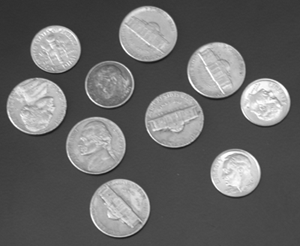
%> input picture examples/coins.png, 300 x 246 px
$ octave book.m   (GNU Octave 9; MATLAB toolbox functions it lacks are replaced by stand-ins)
%> lines starting %> are read from the running program, lines starting %| are printed output that depends on the picture; in (x1, y1, x2, y2) boxes, pixels count from 0 and x2, y2 are one past the last pixel; in counts of white or black regions, pixels touching at a corner belong together; the program's own positions count from 1
I = imread('coins.png');
%> I is the input picture: size 246x300 uint8; min 23, max 255, mean 103
subplot(1,2,1),imshow(I);
subplot(1,2,2),imhist(I);
%> after `imhist(I)`:
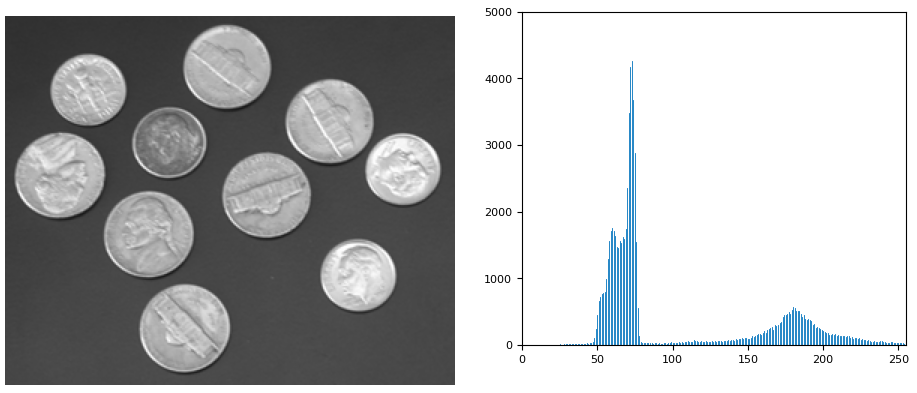
%> figure redrawn from the program's plot data, 2 panels

%%
I = imread('coins.png');
[count,bins] = imhist(I);
%> count = 256 values, max 4264 at index 74, min 0 at index 1, mean 288.3; bins = 256 values from 0 to 255
count(60)
%> ans = 1712

%%
I = imread('coins.png');
level = graythresh(I);
%> level = 0.494
It=im2bw(I,level);
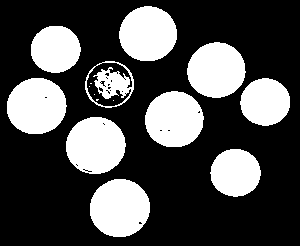
%> It: size 246x300 logical; 30.2% white; 15 white regions (5 under 20 px), largest, box (x1, y1, x2, y2) and area: (90, 179, 150, 237) 2748, (66, 117, 126, 174) 2667, (7, 78, 67, 134) 2649
imshow(It);
%%
I = imread('rice.png');
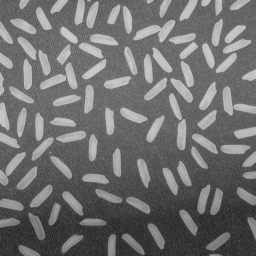
%> input picture examples/rice.png, 256 x 256 px
%> I is the input picture: size 256x256 uint8; min 40, max 204, mean 111.2
Im = imfilter(I,fspecial('average',[15 15]),'replicate');
It = I(Im + 20);
%> It: size 256x256 uint8

Ibw = im2bw (It,0);
%> Ibw: size 256x256 logical; every value is 1

subplot(1,2,1),imshow(I);
subplot(1,2,2),imshow(Ibw);

%%
I = imread('pout.tif');
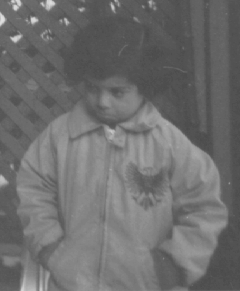
%> input picture examples/pout.tif, 240 x 291 px
%> I is the input picture: size 291x240 uint8; min 74, max 224, mean 110.3
Ics = imadjust(I,stretchlim(I, [0.05, 0.95]),[]);
subplot(2,2,1),imshow(I);
subplot(2,2,2),imshow(Ics);

subplot(2,2,3),imhist(I);
subplot(2,2,4),imhist(Ics);

%%
I = imread('pout.tif');
Ieq = histeq(I);
subplot(2,2,1),imshow(I);
subplot(2,2,2),imshow(Ieq);

subplot(2,2,3),imhist(I);
subplot(2,2,4),imhist(Ieq);

%%
I = imread('pout.tif');
pz=0:255;
Im = histeq(I,pz);
%> Im: size 291x240 uint8

subplot(2,3,1),imshow(I);
subplot(2,3,2),imshow(Im);
subplot(2,3,3),plot(pz);
subplot(2,3,4),imhist(I);
subplot(2,3,5),imhist(Im);

%%
I = imread('pout.tif');
I1=adapthisteq(I,'clipLimit',0.02,'Distribution','rayleigh');
I2=adapthisteq(I,'clipLimit',0.02,'Distribution','exponential');
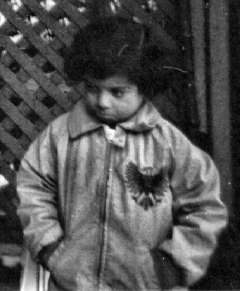
%> I2: size 291x240 uint8; min 0, max 255, mean 81.8
I3=adapthisteq(I,'clipLimit',0.08,'Distribution','uniform');
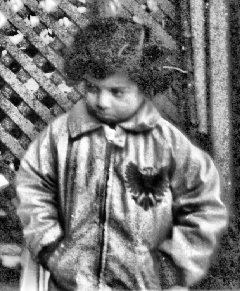
%> I3: size 291x240 uint8; min 0, max 255, mean 121.7
subplot(2,2,1),imshow(I);subplot(2,2,2),imshow(I1);
subplot(2,2,3),imshow(I2);subplot(2,2,4),imshow(I3);

%%
I = imread('autumn.tif');
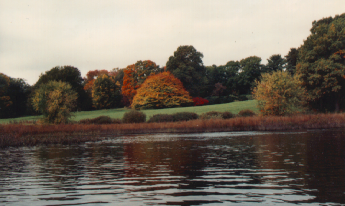
%> input picture examples/autumn.tif, 345 x 206 px
%> I is the input picture: size 206x345x3 uint8; mean R, G, B 119.7, 110.2, 98.9
Ihsv = rgb2hsv(I);
%> Ihsv: size 206x345x3 double; mean H, S, V 0.168, 0.234, 0.474
%> (the run ends here)
